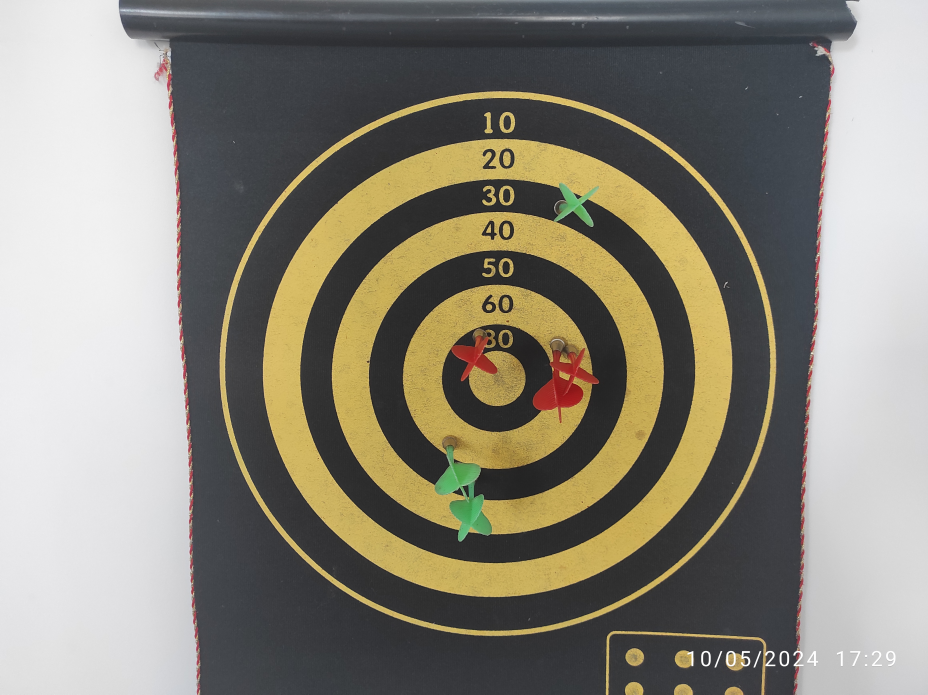
#> input picture imgs/IMG_20240510_172930.jpg, 4640 x 3472 px (shown at 1/5 size)
$ jupyter execute boad.ipynb
#> lines starting #> are read from the running program, lines starting #| are printed output that depends on the picture; after the words box and inside, x2 and y2 are one past the last pixel; in counts of white or black regions, pixels touching at a corner belong together; long printed decimals are rounded
[cell 1]
import cv2
import numpy as np

[cell 2]
path1 = r'imgs/IMG_20240510_172748.jpg'
path2 = r'imgs/IMG_20240510_172837.jpg'
path3 = r'imgs/IMG_20240510_172930.jpg'

[cell 3]
def cropBoard(frame_orig):
    frame = frame_orig.copy()
    frame_gray = cv2.cvtColor(frame, cv2.COLOR_BGR2GRAY)

    frame_gray = cv2.GaussianBlur(frame_gray, ksize = (5, 5), sigmaX=1)

    frame_gray = cv2.Canny(frame_gray, threshold1=50, threshold2=125)

    cntrs, h = cv2.findContours(frame_gray, cv2.RETR_EXTERNAL, cv2.CHAIN_APPROX_SIMPLE)
    cnts = []

    for cnt in cntrs:
        area = cv2.contourArea(cnt)
        perimeter = cv2.arcLength(cnt, True)
        approx = cv2.approxPolyDP(cnt, 0.02*perimeter, closed = True)
        bbox = cv2.boundingRect(approx)

        cnts.append((cnt, approx, area, perimeter, bbox))

    cnts = sorted(cnts, key = lambda x: -x[2])


    cnt = [c[0] for c in cnts[:1]]
    bbox = [c[4] for c in cnts[:1]]
    x, y, w, h = bbox[0]

    frame = frame[y:y+h, x:x+w]

    frame = cv2.resize(frame, (1000, 1000))


    return frame

[cell 4]
def move_ellipse_center(ellipse, area):
    (cx, cy), (ma, Ma), angle = ellipse
    if area <= 800:
        return int(cx), int(cy)
    elif 750 < area < 2500:
        minor_axis_length = min(ma, Ma)
        angle_radians = np.radians(angle)
        dx = np.cos(angle_radians)
        dy = np.sin(angle_radians)
        new_cx = cx - dx * minor_axis_length
        new_cy = cy - dy * minor_axis_length - (area - 500) / 30
        return int(new_cx), int(new_cy)
    else:
        major_axis_length = max(ma, Ma)
        angle_radians = np.radians(angle)
        dx = np.sin(angle_radians)
        dy = np.cos(angle_radians)
        print(angle, dx, dy)
        new_cx = cx - abs(dx * major_axis_length)
        new_cy = cy - abs(dy * major_axis_length)
        return int(new_cx), int(new_cy)


def get_red_green_masks_with_contours(image, draw = False):
    # draw_image = image.copy()
    # Convert the image to the HSV color space
    hsv_image = cv2.cvtColor(image, cv2.COLOR_BGR2HSV)

    # Define HSV range for red color (Red can span two ranges in HSV)
    lower_red1 = np.array([0, 70, 50])
    upper_red1 = np.array([15, 255, 255])
    lower_red2 = np.array([165, 70, 50])
    upper_red2 = np.array([180, 255, 255])

    # Define HSV range for green color
    lower_green = np.array([36, 70, 50])
    upper_green = np.array([86, 255, 255])

    # Create masks for red and green colors
    mask_red1 = cv2.inRange(hsv_image, lower_red1, upper_red1)
    mask_red2 = cv2.inRange(hsv_image, lower_red2, upper_red2)
    mask_red = cv2.bitwise_or(mask_red1, mask_red2)

    mask_green = cv2.inRange(hsv_image, lower_green, upper_green)

    kernel = np.ones((7, 7), np.uint8)
    mask_red = cv2.erode(mask_red, kernel, iterations=2)
    mask_green = cv2.erode(mask_green, kernel, iterations=1)

    # Find contours in the masks
    contours_red, _ = cv2.findContours(mask_red, cv2.RETR_EXTERNAL, cv2.CHAIN_APPROX_SIMPLE)
    contours_green, _ = cv2.findContours(mask_green, cv2.RETR_EXTERNAL, cv2.CHAIN_APPROX_SIMPLE)

    contours_red = [cnt for cnt in contours_red if cv2.contourArea(cnt) >= 125]
    contours_green = [cnt for cnt in contours_green if cv2.contourArea(cnt) >= 125]

    # Create copies of the masks to draw contours on
    # mask_red_with_contours = cv2.cvtColor(mask_red, cv2.COLOR_GRAY2BGR)
    # mask_green_with_contours = cv2.cvtColor(mask_green, cv2.COLOR_GRAY2BGR)

    green_points = []
    red_points = []

    for contour in contours_red:
        # Fit ellipse
        ellipse = cv2.fitEllipse(contour)

        area = cv2.contourArea(contour)
        center = move_ellipse_center(ellipse, area)
        red_points.append(center)
        # [5 lines of commented-out code are left out]

    for contour in contours_green:
        # Fit ellipse
        ellipse = cv2.fitEllipse(contour)

        area = cv2.contourArea(contour)
        center = move_ellipse_center(ellipse, area)
        green_points.append(center)

        # [5 lines of commented-out code are left out]

    return {'green':green_points, 'red':red_points}

[cell 5]
def draw_points(image, points_dict):
    draw_img = image.copy()
    color_bgr__dict = {'red': (0, 0, 255), 'green': (0, 255, 0)}
    for team, pts in zip(points_dict.keys(), points_dict.values()):
        color = color_bgr__dict[team]
        for point in pts:
            cv2.circle(draw_img, point, 7, color, -1)

    return draw_img

[cell 6]
def find_center(image):
    w, h = image.shape[0] // 2, image.shape[1] // 2
    cv2.circle(image, (w, h), 7, (255, 0, 255), -1)
    return (w, h + 10)

[cell 7]
def count_scores(image, center, points_dict):
    draw_img = image.copy()
    color_bgr__dict = {'red': (0, 0, 255), 'green': (0, 255, 0)}
    def dist_to_score(dist):
        ratio_list = [4, 5, 6, 5, 6, 5, 6, 6]
        scores = [100, 80, 60, 50, 40, 30, 20, 10]
        koef = (image.shape[0] // 2) / sum(ratio_list)
        cur_pos = 0
        i = 0
        while True:
            if i >= len(ratio_list) - 1: return 0

            l = cur_pos * koef
            u = (cur_pos + ratio_list[i]) * koef
            if l < dist < u:
                return scores[i]
            else:
                cur_pos += ratio_list[i]
                i += 1


    team_scores_dict = {}
    for team, pts in zip(points_dict.keys(), points_dict.values()):
        color = color_bgr__dict[team]
        team_scores_dict[team] = 0
        for point in pts:
            dist = np.linalg.norm(np.array(center) - np.array(point))
            team_scores_dict[team] += dist_to_score(dist)
            cv2.line(draw_img, center, point, color, 3, -1)

    return draw_img, team_scores_dict

[cell 8]
img = cv2.imread(path3)
#> img is the input picture: shape (3472, 4640, 3); mean B, G, R 120.5, 133.1, 137.4

w, h = img.shape[1]//3, img.shape[0]//3
#> w = 1546; h = 1157

img = cv2.resize(img, (w, h))
#> img: shape (1157, 1546, 3)
img = cropBoard(img)
#> in cropBoard, `frame_gray = cv2.cvtColor(frame, cv2.COLOR_BGR2GRAY)`:
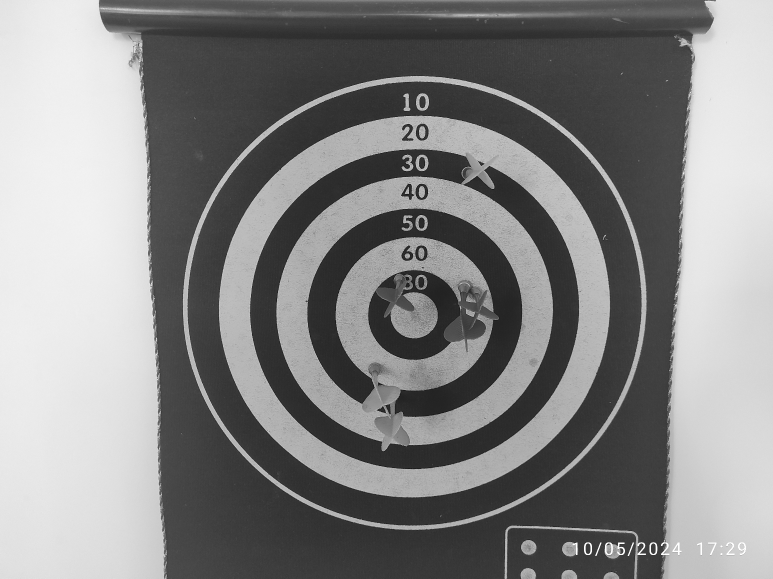
#> frame_gray: shape (1157, 1546) (shown at 1/2 size); min 3, max 255, mean 132.8
#> in cropBoard, `frame_gray = cv2.Canny(frame_gray, threshold1=50, threshold2=125)`:
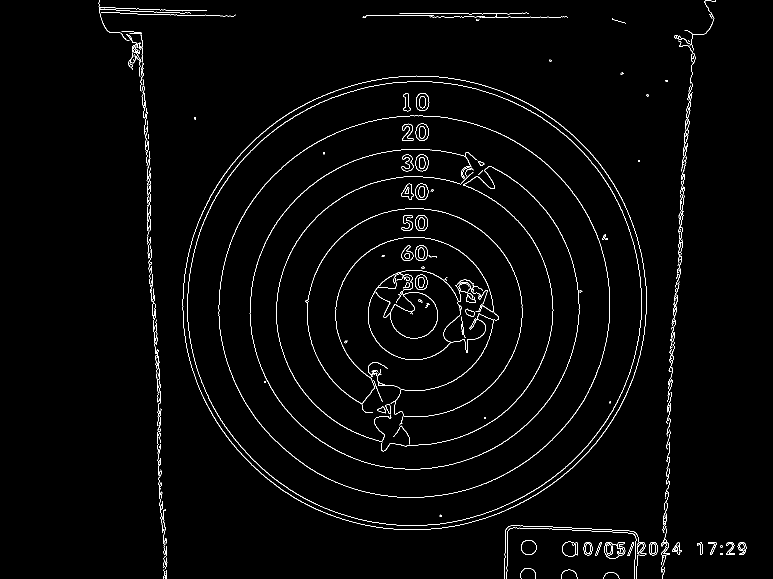
#> frame_gray: shape (1157, 1546) (shown at 1/2 size); 1.8% white in thin lines or dots, all inside (x1, y1, x2, y2) = (197, 0, 1493, 1157)
#> in cropBoard, `cntrs, h = cv2.findContours(frame_gray, cv2.RETR_EXTERNAL, cv2.CHAIN_A..`: cntrs = 182 contours, 155 with area under 20; largest, box (x1, y1, x2, y2) and area: (365, 151, 1294, 1060) 660820, (1124, 1083, 1156, 1113) 766, (1042, 1080, 1073, 1110) 714, (1167, 1084, 1185, 1111) 367, (1298, 1084, 1315, 1111) 363; h = 182 rows, first 6: [1, -1, -1, -1], [2, 0, -1, -1], [3, 1, -1, -1], [4, 2, -1, -1], [5, 3, -1, -1], [6, 4, -1, -1]
#> the loop in cropBoard, `for cnt in cntrs:` made 182 passes
#> (area, perimeter, bbox) on passes 17 to 19: (87, 38.14, (1479, 1087, 10, 12)), (138.5, 54.04, (1275, 1087, 11, 21)), (163, 52.14, (1213, 1087, 10, 21))
#> after the loop in cropBoard, `for cnt in cntrs:`: cnts = 182 items
#> in cropBoard, `cnt = [c[0] for c in cnts[:1]]`: cnt = 1 contour; box (x1, y1, x2, y2) and area: (365, 151, 1294, 1060) 660820
#> in cropBoard, `bbox = [c[4] for c in cnts[:1]]`: bbox = [(366, 152, 926, 908)]
#> in cropBoard, `x, y, w, h = bbox[0]`: x = 366; y = 152; w = 926; h = 908
#> in cropBoard, `frame = frame[y:y+h, x:x+w]`:
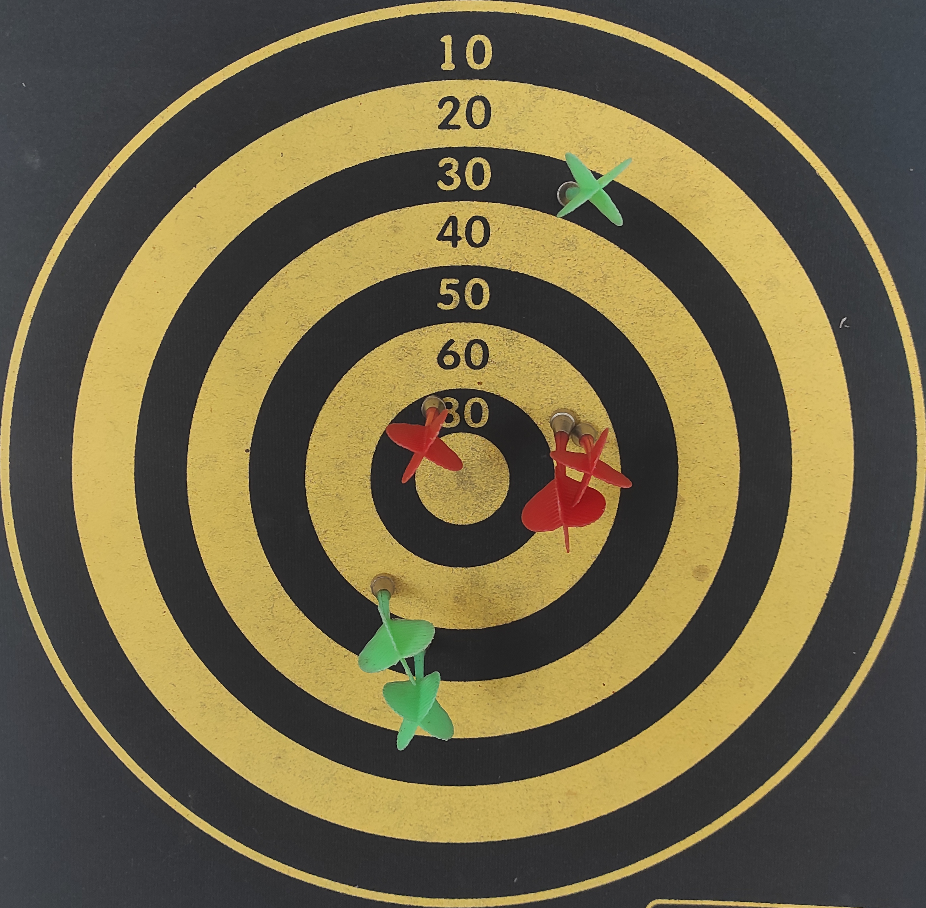
#> frame: shape (908, 926, 3); mean B, G, R 69.8, 99.2, 108.7


points_dict = get_red_green_masks_with_contours(img)
#> in get_red_green_masks_with_contours, `hsv_image = cv2.cvtColor(image, cv2.COLOR_BGR2HSV)`: hsv_image: shape (1000, 1000, 3); mean H, S, V 52.3, 61.9, 111
#> in get_red_green_masks_with_contours, `mask_red1 = cv2.inRange(hsv_image, lower_red1, upper_red1)`:
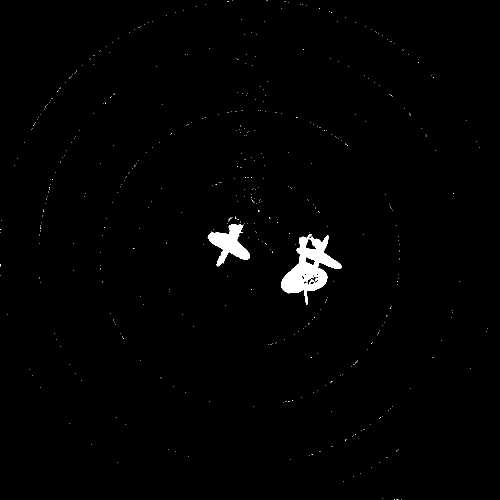
#> mask_red1: shape (1000, 1000) (shown at 1/2 size); 1.1% white; 488 white regions (486 under 20 px), largest, box (x1, y1, x2, y2) and area: (562, 468, 683, 609) 6818, (415, 448, 500, 533) 3236
#> in get_red_green_masks_with_contours, `mask_red2 = cv2.inRange(hsv_image, lower_red2, upper_red2)`:
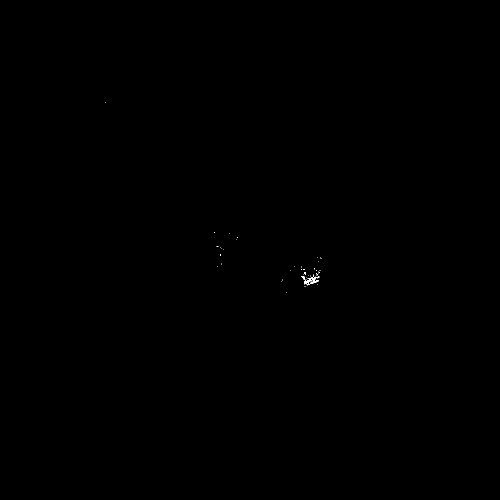
#> mask_red2: shape (1000, 1000) (shown at 1/2 size); 0.03% white in thin lines or dots, all inside (x1, y1, x2, y2) = (210, 205, 643, 585)
#> in get_red_green_masks_with_contours, `mask_red = cv2.bitwise_or(mask_red1, mask_red2)`: mask_red: shape (1000, 1000); 1.1% white; 488 white regions (486 under 20 px), largest, box (x1, y1, x2, y2) and area: (562, 468, 683, 609) 7121, (415, 448, 500, 533) 3256
#> in get_red_green_masks_with_contours, `mask_green = cv2.inRange(hsv_image, lower_green, upper_green)`:
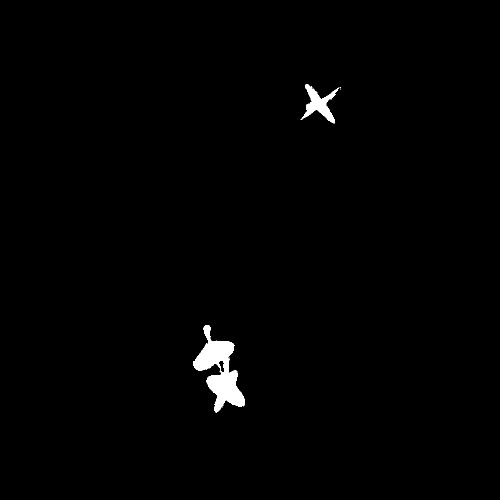
#> mask_green: shape (1000, 1000) (shown at 1/2 size); 0.95% white; 13 white regions (11 under 20 px), largest, box (x1, y1, x2, y2) and area: (387, 650, 490, 825) 7368, (603, 168, 679, 247) 2137
#> in get_red_green_masks_with_contours, `mask_red = cv2.erode(mask_red, kernel, iterations=2)`:
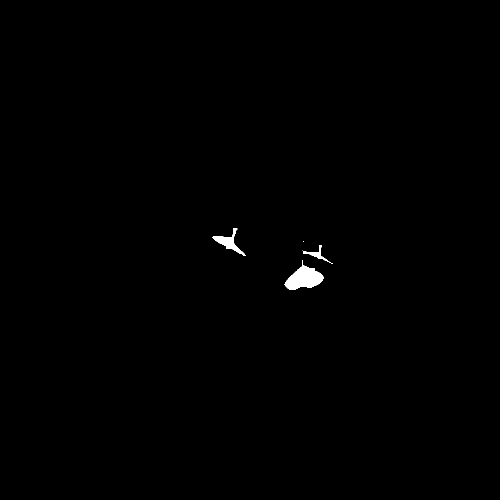
#> mask_red: shape (1000, 1000) (shown at 1/2 size); 0.38% white; 4 white regions (1 under 20 px), largest, box (x1, y1, x2, y2) and area: (569, 520, 648, 580) 2398, (425, 456, 492, 512) 1000, (605, 491, 666, 527) 388
#> in get_red_green_masks_with_contours, `mask_green = cv2.erode(mask_green, kernel, iterations=1)`:
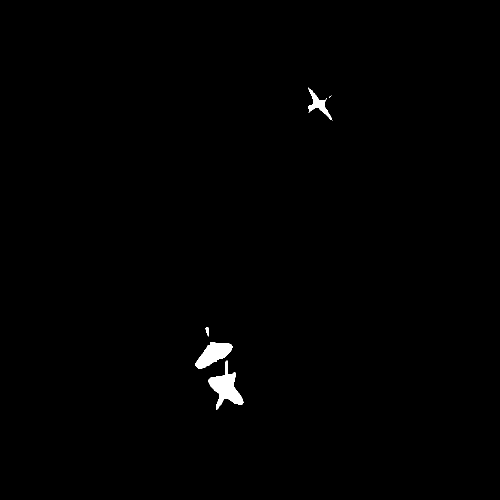
#> mask_green: shape (1000, 1000) (shown at 1/2 size); 0.58% white; 5 white regions (1 under 20 px)
#> in get_red_green_masks_with_contours, `contours_red, _ = cv2.findContours(mask_red, cv2.RETR_EXTERNAL, cv2.CH..`: contours_red = 4 contours, 1 with area under 20; largest, box (x1, y1, x2, y2) and area: (569, 520, 648, 580) 2300, (425, 456, 492, 512) 903, (605, 491, 666, 527) 306
#> in get_red_green_masks_with_contours, `contours_green, _ = cv2.findContours(mask_green, cv2.RETR_EXTERNAL, cv..`: contours_green = 5 contours, 1 with area under 20; largest, box (x1, y1, x2, y2) and area: (417, 721, 487, 820) 2558, (390, 685, 465, 738) 2086, (616, 175, 665, 241) 776, (411, 654, 418, 673) 56
#> in get_red_green_masks_with_contours, `contours_red = [cnt for cnt in contours_red if cv2.contourArea(cnt) >=..`: contours_red = 3 contours; box (x1, y1, x2, y2) and area: (569, 520, 648, 580) 2300, (425, 456, 492, 512) 903, (605, 491, 666, 527) 306
#> in get_red_green_masks_with_contours, `contours_green = [cnt for cnt in contours_green if cv2.contourArea(cnt..`: contours_green = 3 contours; box (x1, y1, x2, y2) and area: (417, 721, 487, 820) 2558, (390, 685, 465, 738) 2086, (616, 175, 665, 241) 776
#> the loop in get_red_green_masks_with_contours, `for contour in contours_red:` made 3 passes
#> (area, cx in move_ellipse_center, cy in move_ellipse_center, ma in move_ellipse_center, Ma in move_ellipse_center, angle in move_ellipse_center, minor_axis_length in move_ellipse_center, angle_radians in move_ellipse_center) on passes 1, 3: (2300.5, 607, 555.6, 47.31, 74.34, 79.12, 47.31, 1.38), (903, 461, 480.3, 38.81, 76.67, 122.9, 38.81, 2.14)
#> (area, cx in move_ellipse_center, cy in move_ellipse_center, ma in move_ellipse_center, Ma in move_ellipse_center, angle in move_ellipse_center, center) on pass 2: (306.5, 653.1, 508.6, 23.96, 170.7, 110.3, (653, 508))
#> after the loop in get_red_green_masks_with_contours, `for contour in contours_red:`: red_points = [(598, 449), (653, 508), (482, 434)]
#> the loop in get_red_green_masks_with_contours, `for contour in contours_green:` made 3 passes
#> (area, cx in move_ellipse_center, cy in move_ellipse_center, ma in move_ellipse_center, Ma in move_ellipse_center, angle in move_ellipse_center, major_axis_length in move_ellipse_center, angle_radians in move_ellipse_center) on pass 1: (2557.5, 451.6, 776.2, 55.29, 100.2, 163.9, 100.2, 2.86)
#> (area, cx in move_ellipse_center, cy in move_ellipse_center, ma in move_ellipse_center, Ma in move_ellipse_center, angle in move_ellipse_center, minor_axis_length in move_ellipse_center, angle_radians in move_ellipse_center) on pass 2: (2086.5, 428.1, 706.2, 35.6, 83.65, 55.42, 35.6, 0.967)
#| 163.946 0.2766 -0.961
#> after the loop in get_red_green_masks_with_contours, `for contour in contours_green:`: green_points = [(423, 679), (407, 623), (637, 213)]
#> points_dict = {'green': [(423, 679), (407, 623), (637, 213)], 'red': [(598, 449), (653, 508), (482, 434)]}
draw_image = draw_points(img, points_dict)
#> the loop in draw_points, `for team, pts in zip(points_dict.keys(), points_dict.values()):` made 2 passes
#> (team, pts, color) on passes 1 to 2: ('green', [(423, 679), (407, 623), (637, 213)], (0, 255, 0)), ('red', [(598, 449), (653, 508), (482, 434)], (0, 0, 255))
#> after the loop in draw_points, `for team, pts in zip(points_dict.keys(), points_dict.values()):`:
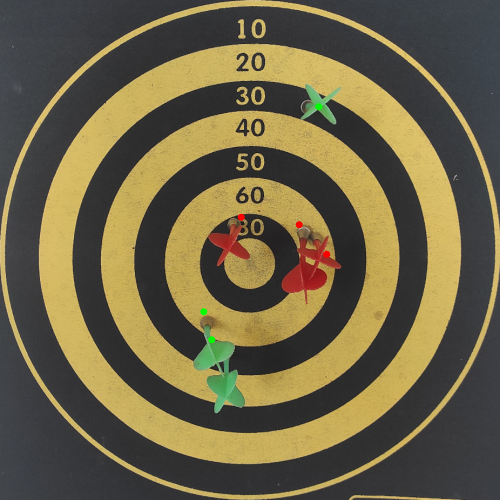
#> draw_img: shape (1000, 1000, 3) (shown at 1/2 size); mean B, G, R 69.7, 99, 108.5
center = find_center(draw_image)
#> center = (500, 510)
draw_image, scores_dict = count_scores(draw_image, center, points_dict)
#> the loop in count_scores, `for team, pts in zip(points_dict.keys(), points_dict.values()):` made 2 passes
#> (team, pts, color) on passes 1 to 2: ('green', [(423, 679), (407, 623), (637, 213)], (0, 255, 0)), ('red', [(598, 449), (653, 508), (482, 434)], (0, 0, 255))
#> after the loop in count_scores, `for team, pts in zip(points_dict.keys(), points_dict.values()):`:
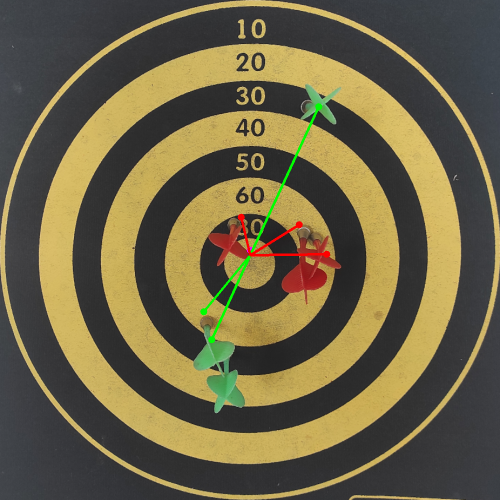
#> draw_img: shape (1000, 1000, 3) (shown at 1/2 size); mean B, G, R 69.4, 99.3, 108.4
#> after the loop in count_scores, `for team, pts in zip(points_dict.keys(), points_dict.values()):`: team_scores_dict = {'green': 140, 'red': 200}
#> scores_dict = {'green': 140, 'red': 200}
cv2.imshow('Original', img)
cv2.imshow('Points', draw_image)

cv2.waitKey(0)
cv2.destroyAllWindows()
cv2.waitKey(1)
cv2.waitKey(1)
cv2.waitKey(1)
cv2.waitKey(1)
#> Out = 27

[cell 9]
scores_dict
#> Out = {'green': 140, 'red': 200}

[cell 10]
6/6, 5/6, 6/6

[cell 11]
img = cv2.imread(path3)

w, h = img.shape[1]//3, img.shape[0]//3

img = cv2.resize(img, (w, h))

cv2.imshow('Original', img)

cv2.waitKey(0)
cv2.destroyAllWindows()
cv2.waitKey(1)
cv2.waitKey(1)
cv2.waitKey(1)
cv2.waitKey(1)
#> Out = 27
